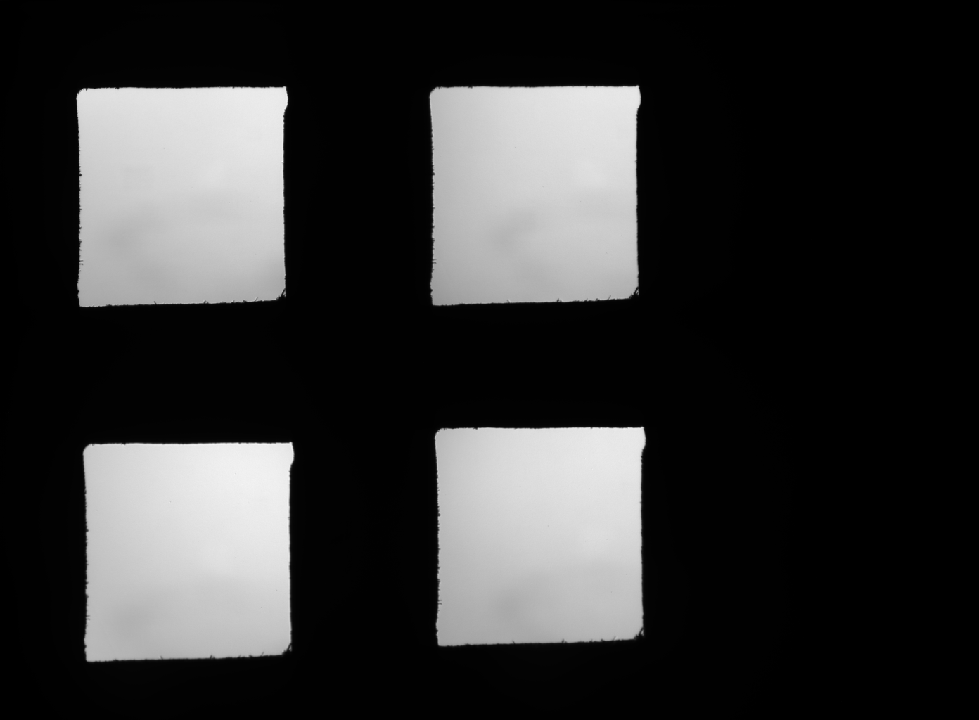
%> input picture calib_images/blank.tif, 979 x 720 px, shrunk from 1392 x 1024 before the run
$ octave --eval "calcRegisterVals;"   (GNU Octave 9; MATLAB toolbox functions it lacks are replaced by stand-ins)
%> lines starting %> are read from the running program, lines starting %| are printed output that depends on the picture
function [] = calcRegisterVals()
% CALCREGISTERVALS computes the relative shift between four quadrants

% load blank image
ImgBlank = double(imread('.\calib_images\blank.tif'));
%> ImgBlank: size 720x979 double; min 30, max 3352, mean 711.7; mean of the top-left, top-right, bottom-left and bottom-right quarters 890.6, 523.1, 890.4, 543.4
ImgDark = double(imread('.\calib_images\dark.tif'));
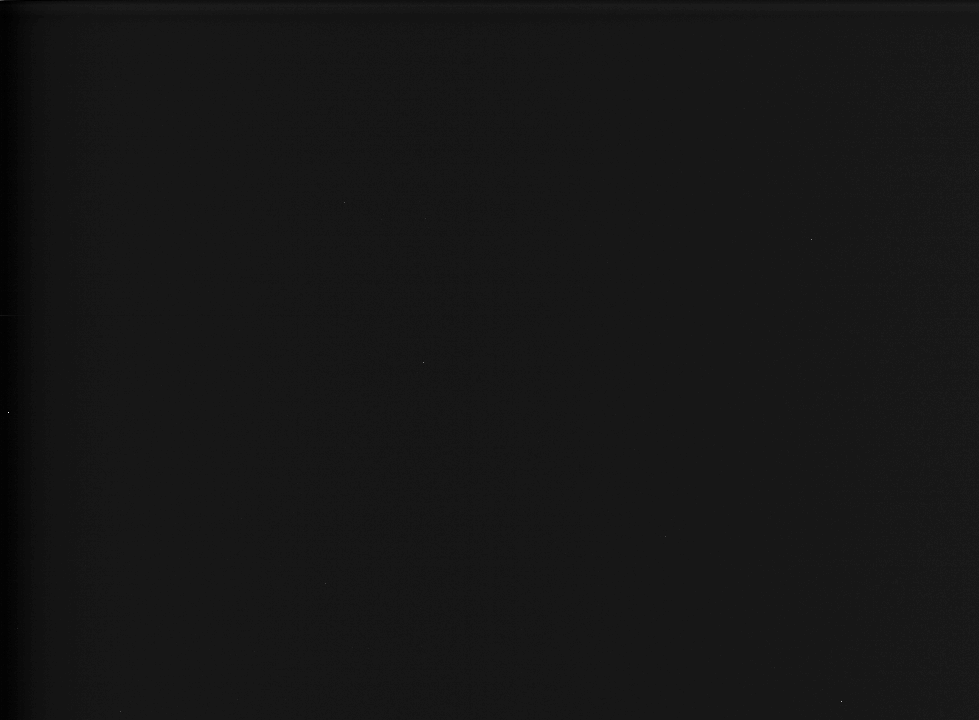
%> input picture calib_images/dark.tif, 979 x 720 px, shrunk from 1392 x 1024 before the run
%> ImgDark: size 720x979 double; min 13, max 88, mean 19.7; mean of the top-left, top-right, bottom-left and bottom-right quarters 19.4, 20, 19.4, 20
% load registration images
ImgChart = double(imread('.\calib_images\chart.tif'));
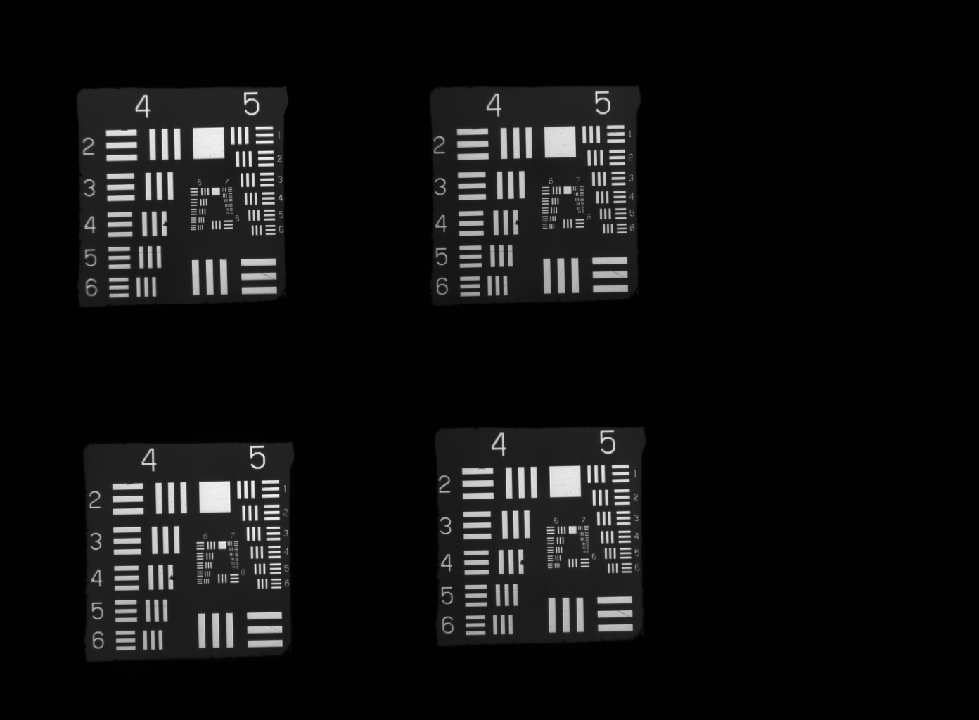
%> input picture calib_images/chart.tif, 979 x 720 px, shrunk from 1392 x 1024 before the run
%> ImgChart: size 720x979 double; min 23, max 2612, mean 193.2; mean of the top-left, top-right, bottom-left and bottom-right quarters 236.7, 145.8, 235.1, 155.4
ImgChart = max(ImgChart - ImgDark, 0.1) ./ max(ImgBlank - ImgDark, 0.1);
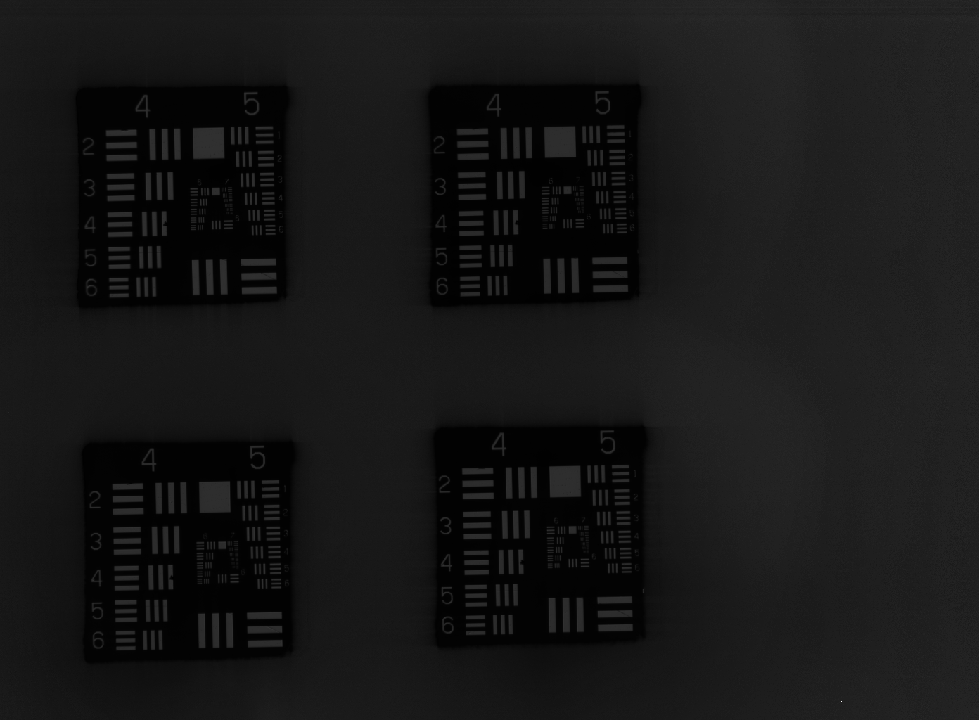
%> ImgChart: size 720x979 double; min 0.0745, max 4, mean 0.428; drawn with min black and max white
ImgChart = ImgChart / mean2(ImgChart);
% find pixel shift values
% load precomputed crop values
% rect1, rect2, rect3, rect4, rect5
%> (the run ends here)
